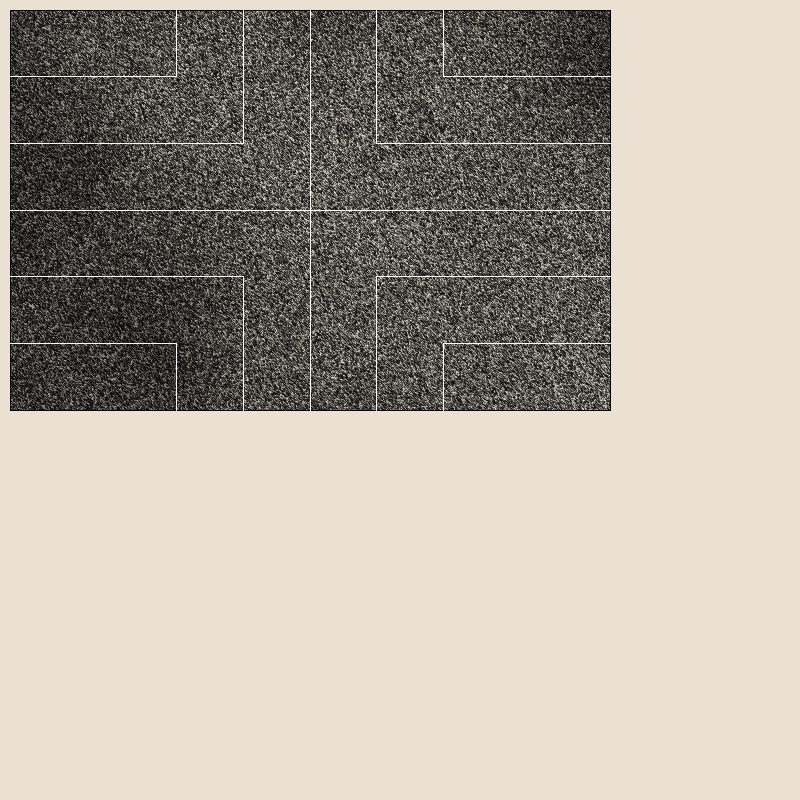
Frame 1 (no input)
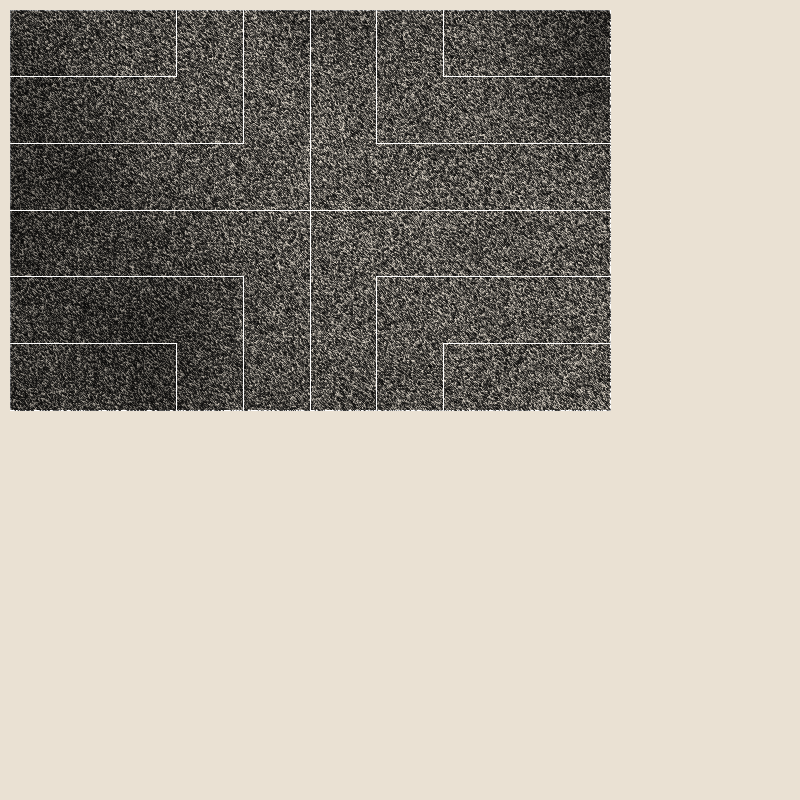
Frame 60 (the mouse pressed at the canvas centre just before this capture)
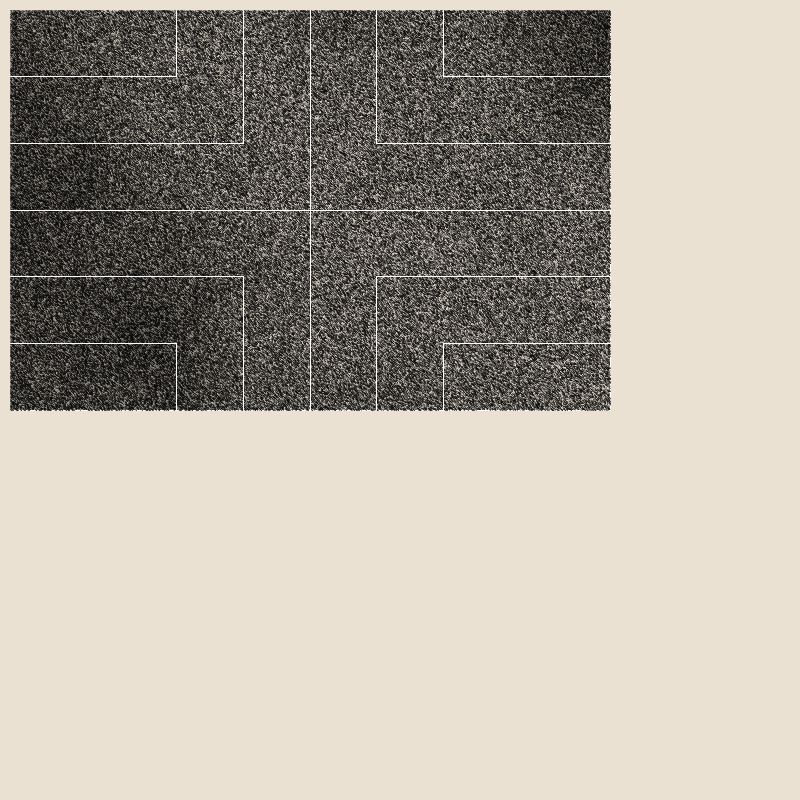
Frame 120 (the mouse held since frame 60 and released just before this capture)

The Processing sketch that drew these frames (run headless with seeded random() and noise(); from frame 60 on, the mouse is pressed at the canvas centre):

// Processing sketch: challenge_sketch
// ── challenge_sketch.pde


void setup(){
  size(800,800);
  background(234,225,211);
  
}


void draw(){
  fill(255);
  //clearing the canvas
  //rect(0,0,width,height);
  
  /*
  This particular method first draws a rectangle and then applies solid white lines on top
  because it involves hundreds, thousands of line() calls, it is slow
  */
  drawShape(10, 10, 600, 400, 3, 1);
}




void drawNoiseRect(int x, int y, int w, int h, float intensity){
  
  //not used
  float noiseScale = intensity;
  
  //color in black
  fill(0);
  stroke(0);
  strokeWeight(1);//single pixel width
  
  //previous x,y and new x,y
  int px,py,nx,ny;
  
  px = x;
  py = y;
  
  /* This loop will start filling in a square with random black intensity
  *  It does this by starting at the top left of the square and drawing 1 pixel long lines
  *  toward the x+width position. 
  */
  //this value i is the vertical position, which approaches h
  for (int i = 0; i < h; i++){
      
      ny = py+1;
        
      //
      for (int j = 0; j < w ; j++){
        nx= px+1;
        
        //this is a positional modifier to make the lines 'fuzzy'
        float strokeMod = random(-0.6,0.6);
        
        //noise value based on position within 
        //look up noise() documentation to understand Perlin noise
        float noiseVal = noise(px*noiseScale,py*noiseScale);
        
        //this makes the stroke of a random strength between the noise and 1,
        strokeWeight(random(noiseVal,1));
       
        
        line(px, py, nx+strokeMod, ny+strokeMod);
        
        px = nx;
      }
      
      px = x;//reset the x value for the next line
      py = ny;//new y, as you draw onto the next line of the rectangle
    }
  
}

void drawShape (float x, float y, float width, float height, float pieces, float spacing){
  fill(0);
  fill(234,225,211);
  rect(x,y,width,height);
  //draw the background rectangle first
  //send the values that 'the shape' requires
  drawNoiseRect((int)x,(int)y,(int)width,(int)height,.003);
  
  //calculate square size
  float square_size = height >= width ? width : height;
  //This does not get used
 
  //divide the whole thing by how many pieces and then use that value as the bar width
  // bar_width is also the distance between lines, which is what I am using here
  float bar_width =  height/2/pieces;
  
  //how many loops, which is the division of the height by how many bars can fit
  //floor() rounds all decimal values down);
  int loopCount = floor((height/2/bar_width));
  
  stroke(255);
  fill(255);
  strokeWeight(spacing);
  
  //draw from center method draws lines
  //loop to the number of how many bars we will need
  for (int i = 0;i < loopCount;i++){
    stroke(255);
    
    //distance from edges to middle
    float xToCenter = x+width/2;
    float yToCenter = y+height/2;
    
    /*feel free to comment out any one of these following 4 sections to see how they work
    They draw from the edge towards center then from the middle+offset 
    to the opposite edge. 
    
    Like this:
    
    edge          edge
    |---       ---|
    |-----   -----|
    |-------------|
    |-----   -----|
    |---       ---|
    
    height_mod is the heigh modifier, it tracks how far off the center we are in a particular loop
    bar_width*i is the off set from center based on how many bars we've drawn

    */
    
    /*
    the center line is created in the i = 0 condition, 
    where all lines meet in the middle like Maren Morris in that Zedd song
    */
    
    //Draws down from center line
    float height_mod = height/2+bar_width*i;
    line(x,y+height_mod,xToCenter-bar_width*i,y+height_mod);
    line(xToCenter+bar_width*i,y+height_mod,x+width,y+height_mod);
    
    //Draws up from center line
    height_mod = height/2-bar_width*i;
    line(x,y+height_mod,xToCenter-bar_width*i,y+height_mod);
    line(xToCenter+bar_width*i,y+height_mod,x+width,y+height_mod);
    
    //Draws right from center line
    float width_mod = width/2+bar_width*i;
    line(x+width_mod,y,x+width_mod,yToCenter-bar_width*i);
    line(x+width_mod,yToCenter+bar_width*i,x+width_mod,y+height);
    
    //Draws left from center line
    width_mod = width/2-bar_width*i;
    line(x+width_mod,y,x+width_mod,yToCenter-bar_width*i);
    line(x+width_mod,yToCenter+bar_width*i,x+width_mod,y+height);
    
    /*
    then it loops again but the bar_width*i will be a larger value and the lines will
    be further away
    */
  }
  
  
}
